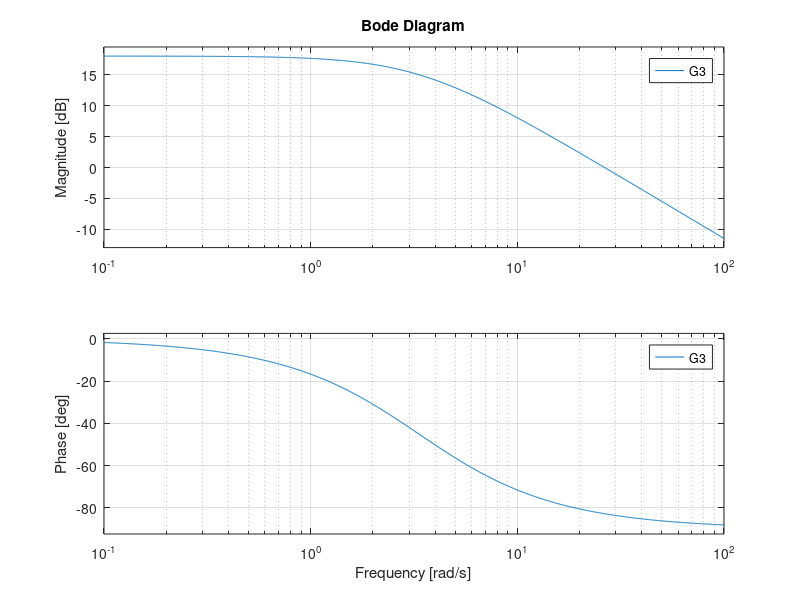
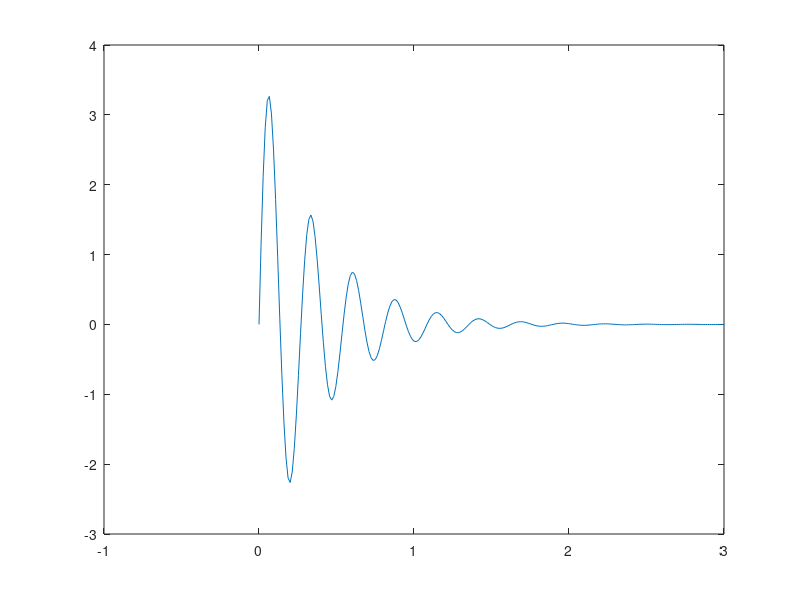

MATLAB code for these plots, in order: (Note: this script raises an error after producing the figures.)
%% Example 3
K=8;
tau=0.3;
G3=tf(K,[tau 1]);
bode(G3)
%% Example 4
%Generating the plot for the question
J=0.011;
b=0.06;
k=6;
G4=tf(1,[J b k]);
[y,t]=impulse(G4,3);
figure
plot(t,y);
xlim([-1 3]);
hold on;
yline(0,'k--')
xlabel('time (s)');
ylabel('angular displacement');
box on;
grid on;
%Solution: see Lecture2_System_Modelling_part2.pdf slides 90, 91 and 92
t3=0.8744;
t1=0.3363;
O3=0.3576;
O1=1.564;
n=2;
Tosc=(t3-t1)/n; %Calculate oscilation period
wd=2*pi/Tosc; %Damped natural frequency
delta=1/2*log(O1/O3); %Logaritmic decrement
qsi=delta/sqrt(delta^2+(2*pi)^2); %Damping ratio
wn=wd/sqrt(1-qsi^2); %Undamped natural frequency

bcalculated=2*qsi*wn*J %Damping coefficient
kcalculated=J*wn^2 %Stiffness coefficient

%Compare calculated transfer function from experimental identification with
%initial transfer function used for ploting the impulse response
G4calculated=tf(1,[J bcalculated kcalculated]);
figure
bode(G4,'k',G4calculated,'r.-');
xlim([10^1 10^2]); %Zoom window to see the how close the aproximation is
